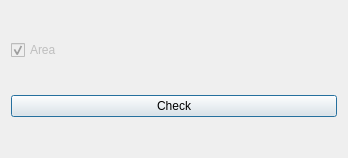
<?xml version="1.0" encoding="UTF-8"?>
<ui version="4.0">
 <class>about</class>
 <widget class="QDialog" name="about">
  <property name="windowModality">
   <enum>Qt::NonModal</enum>
  </property>
  <property name="geometry">
   <rect>
    <x>0</x>
    <y>0</y>
    <width>348</width>
    <height>158</height>
   </rect>
  </property>
  <property name="windowTitle">
   <string>Columns Control</string>
  </property>
  <property name="windowIcon">
   
  </property>
  <property name="modal">
   <bool>false</bool>
  </property>
  <layout class="QVBoxLayout" name="verticalLayout">
   <item>
    <widget class="QCheckBox" name="show_js_table">
     <property name="enabled">
      <bool>false</bool>
     </property>
     <property name="text">
      <string>Area</string>
     </property>
     <property name="checked">
      <bool>true</bool>
     </property>
    </widget>
   </item>
   <item>
    <widget class="QPushButton" name="check">
     <property name="text">
      <string>Check</string>
     </property>
     <property name="icon">
      
     </property>
     <property name="iconSize">
      <size>
       <width>100</width>
       <height>100</height>
      </size>
     </property>
    </widget>
   </item>
  </layout>
 </widget>
 <resources/>
 <connections/>
</ui>
